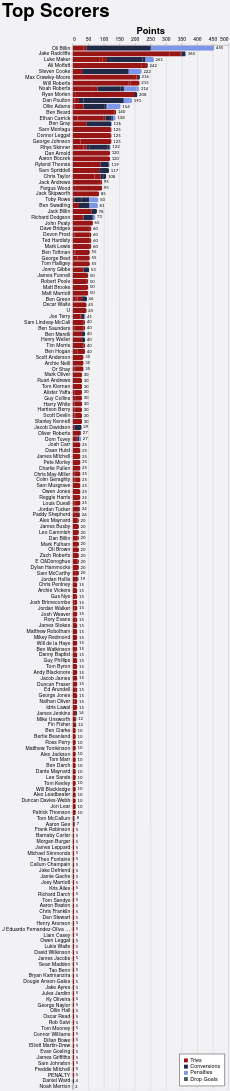

Vega-Lite specification for this chart:
### Vega-Lite specification from a JSON file in a GitHub repository (floating-point values rounded to 4 significant figures; data arrays with more than 128 entries replaced by an {"elided": "..."} marker saying what was removed)
{"config": {"axis": {"labelFont": "PT Sans Narrow, Helvetica Neue, Helvetica, Arial, sans-serif", "titleFont": "PT Sans Narrow, Helvetica Neue, Helvetica, Arial, sans-serif", "labelFontSize": 13, "titleFontSize": 24, "gridColor": "#202947", "gridOpacity": 0.2, "zindex": 1}, "text": {"font": "Lato, sans-serif"}, "bar": {"cornerRadiusEnd": 5}, "header": {"labelFont": "PT Sans Narrow, Helvetica Neue, Helvetica, Arial, sans-serif", "titleFont": "PT Sans Narrow, Helvetica Neue, Helvetica, Arial, sans-serif", "labelFontSize": 24, "titleFontSize": 28, "labelFontWeight": "bold", "orient": "left"}, "legend": {"labelFont": "PT Sans Narrow, Helvetica Neue, Helvetica, Arial, sans-serif", "titleFont": "PT Sans Narrow, Helvetica Neue, Helvetica, Arial, sans-serif", "labelFontSize": 14, "titleFontSize": 16, "titlePadding": 5, "fillColor": "white", "strokeColor": "black", "padding": 10, "titleFontWeight": "lighter", "titleFontStyle": "italic", "titleColor": "gray", "offset": 10}, "title": {"font": "PT Sans Narrow, Helvetica Neue, Helvetica, Arial, sans-serif", "fontSize": 48, "fontWeight": "bold", "anchor": "start", "align": "center", "titlePadding": 20, "subtitlePadding": 10, "subtitleFontSize": 13, "subtitleColor": "", "subtitleFontStyle": "italic", "offset": 15, "color": "black"}, "axisX": {"labelAngle": 0}, "facet": {"title": null, "header": null, "align": {"row": "each", "column": "each"}}, "resolve": {"scale": {"y": "independent", "facet": "independent"}}, "background": "#f2f1f4", "scale": {"offsetBandPaddingOuter": 0.2, "offsetBandPaddingInner": 0.1}}, "layer": [{"mark": {"type": "bar"}, "encoding": {"color": {"field": "component", "legend": {"orient": "bottom-right", "title": null}, "scale": {"domain": ["Tries", "Conversions", "Penalties", "Drop Goals"], "range": ["#981515", "#202946", "#7d96e8", "#4b5563"]}, "type": "nominal"}, "order": {"field": "component_order", "sort": "ascending", "type": "quantitative"}, "tooltip": [{"field": "player", "title": "Player", "type": "nominal"}, {"field": "game_type", "title": "Game Type", "type": "nominal"}, {"field": "component", "title": "Score Type", "type": "nominal"}, {"aggregate": "sum", "field": "value", "title": "Value", "type": "quantitative"}, {"aggregate": "max", "field": "player_total", "title": "Total", "type": "quantitative"}], "x": {"aggregate": "sum", "axis": {"orient": "top", "title": "Points"}, "field": "value", "type": "quantitative"}, "y": {"field": "player", "sort": {"field": "player_total", "op": "max", "order": "descending"}, "title": null, "type": "nominal"}}}, {"mark": {"type": "text", "align": "left", "baseline": "middle", "color": "black", "dx": 4, "fontSize": 11}, "encoding": {"text": {"field": "total_value", "format": ".0f", "type": "quantitative"}, "x": {"axis": {"orient": "top", "title": "Points"}, "field": "total_value", "type": "quantitative"}, "y": {"field": "player", "sort": {"field": "player_total", "op": "max", "order": "descending"}, "title": null, "type": "nominal"}}, "transform": [{"aggregate": [{"op": "sum", "field": "value", "as": "total_value"}, {"op": "max", "field": "player_total", "as": "player_total"}], "groupby": ["player"]}]}], "data": {"name": "data-e70c846e85a29553696679bee83b212b"}, "height": {"step": 15}, "params": [{"name": "seasonParam", "value": []}, {"name": "gameTypesParam", "value": []}, {"name": "gameTypeParam", "value": "All games"}, {"name": "squadParam", "value": "All"}, {"name": "scoreTypeParam", "value": "Total"}], "title": {"text": "Top Scorers"}, "transform": [{"filter": "length(seasonParam) === 0 || indexof(seasonParam, datum.season) >= 0"}, {"filter": "length(gameTypesParam) === 0 || indexof(gameTypesParam, datum.game_type) >= 0"}, {"filter": "squadParam === \"All\" || datum.squad === squadParam"}, {"filter": "scoreTypeParam === datum.score_type"}, {"joinaggregate": [{"op": "sum", "field": "value", "as": "player_total"}], "groupby": ["player"]}, {"filter": "datum.player_total > 0"}], "width": 400, "$schema": "https://vega.github.io/schema/vega-lite/v5.20.1.json", "datasets": {"data-e70c846e85a29553696679bee83b212b": {"elided": "1316 records"}}}
